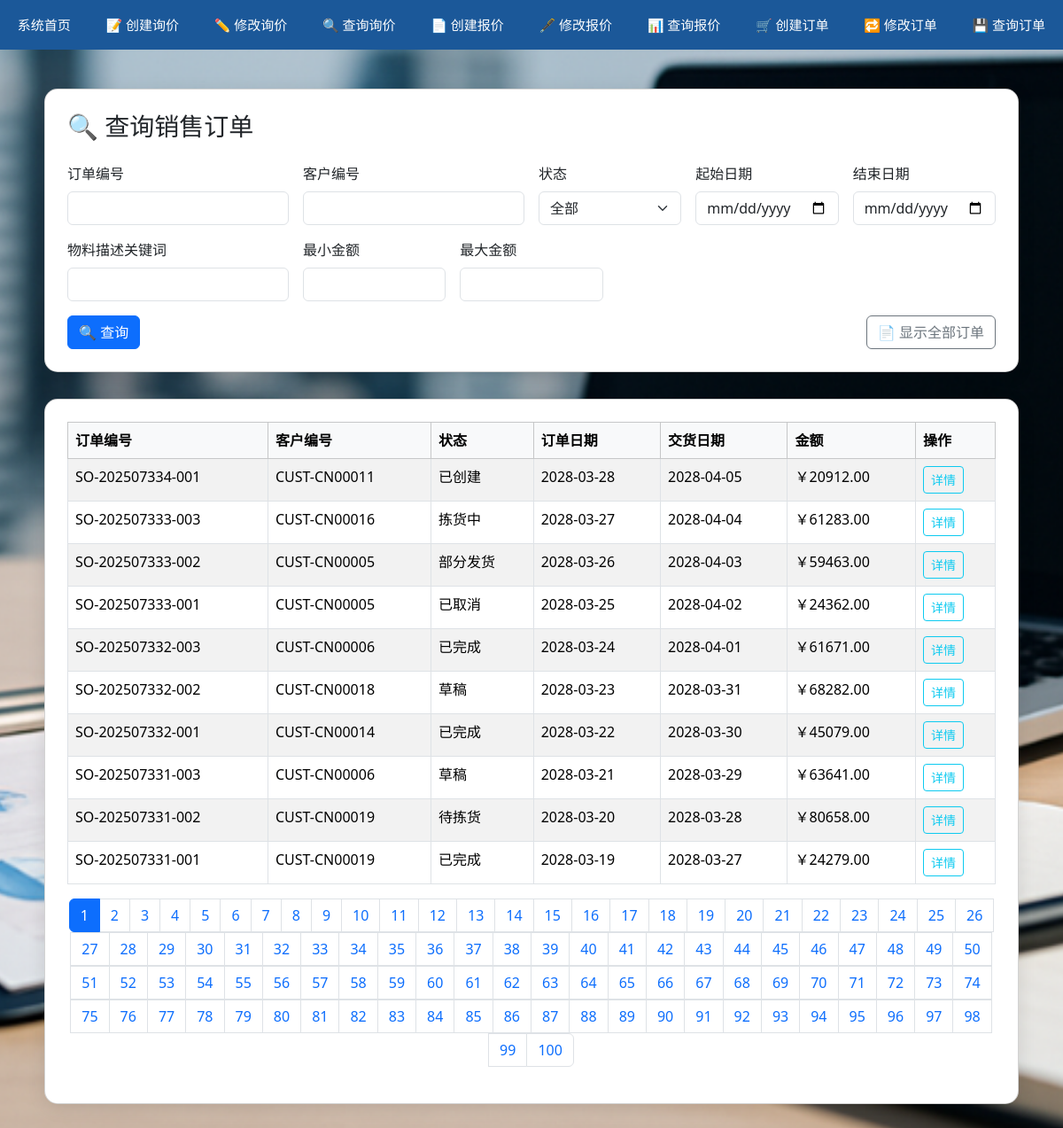
The page /order/query-order on the database as committed earlier.
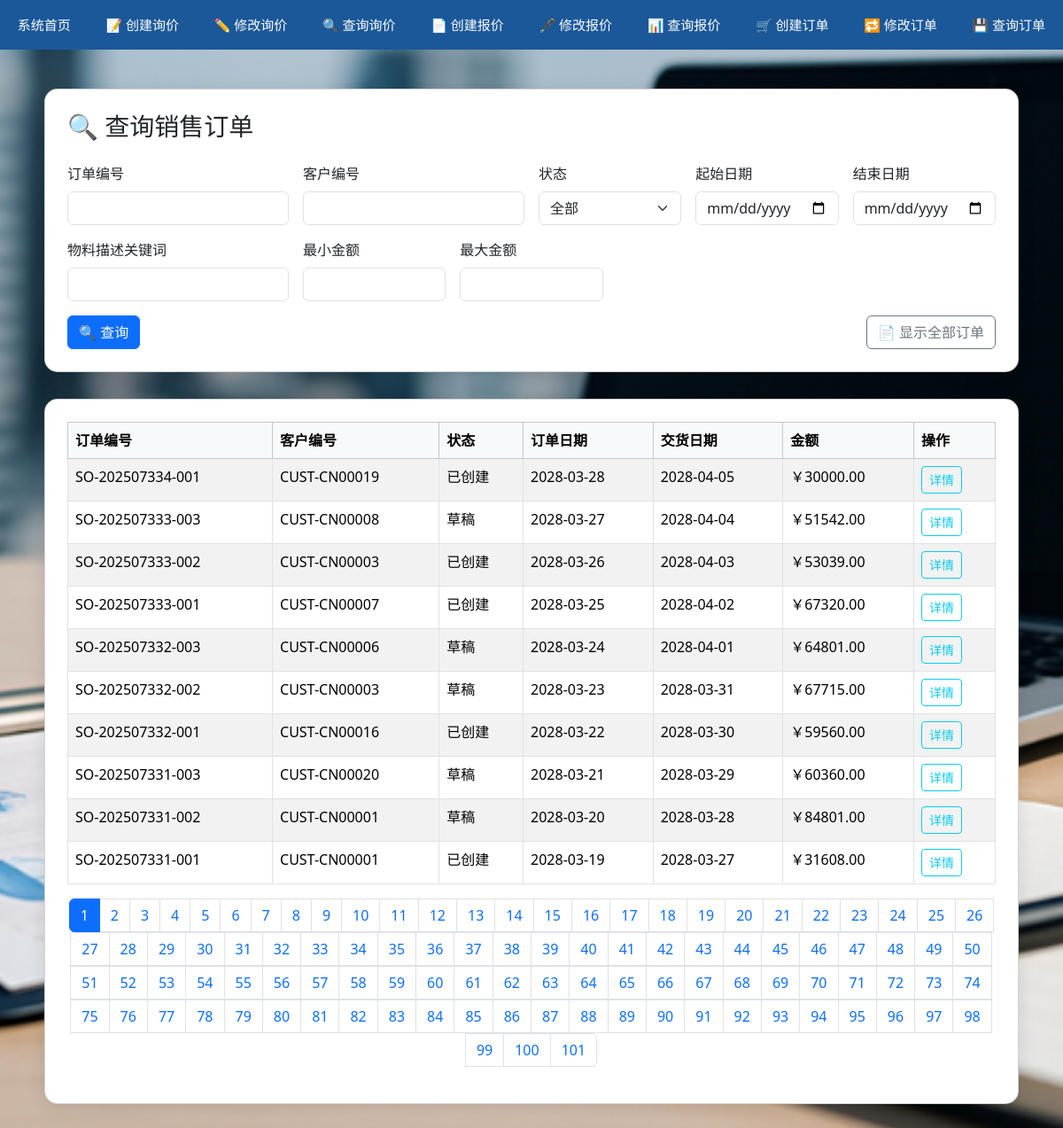
The same page on the database as committed later.
### order/models.py (models this page shows)
class SalesOrder(db.Model):
    __tablename__ = 'SalesOrder'
    sales_order_id = db.Column(db.String(255), primary_key=True)
    customer_id = db.Column(db.String(255), nullable=False)
    quotation_id = db.Column(db.String(255))
    order_date = db.Column(db.DateTime, nullable=False)
    required_delivery_date = db.Column(db.Date, nullable=False)
    status = db.Column(db.String(255))
    total_amount = db.Column(db.Numeric, nullable=False)
    credit_check_result = db.Column(db.String(255))
    remarks = db.Column(db.String(255))
    items = db.relationship('OrderItem', backref='order', lazy=True, cascade="all, delete-orphan")

### order/views.py (the view)
@order_bp.route('/query-order', methods=['GET', 'POST'])
def query_order():
    page = int(request.args.get('page', 1))
    per_page = 10
    form = request.form if request.method == 'POST' else request.args
    show_all = form.get('show_all') == '1'
    query = SalesOrder.query.options(joinedload(SalesOrder.items))
    if not show_all:
        if form.get('sales_order_id'):
            query = query.filter(SalesOrder.sales_order_id.like(f"%{form.get('sales_order_id')}%"))
        if form.get('customer_id'):
            query = query.filter(SalesOrder.customer_id.like(f"%{form.get('customer_id')}%"))
        if form.get('status') and form.get('status') != '全部':
            query = query.filter(SalesOrder.status == form.get('status'))
        if form.get('date_from'):
            query = query.filter(SalesOrder.order_date >= form.get('date_from'))
        if form.get('date_to'):
            query = query.filter(SalesOrder.order_date <= form.get('date_to'))
        if form.get('min_total'):
            query = query.filter(SalesOrder.total_amount >= float(form.get('min_total')))
        if form.get('max_total'):
            query = query.filter(SalesOrder.total_amount <= float(form.get('max_total')))
        if form.get('material_keyword'):
            query = query.join(SalesOrder.items).join(OrderItem.material).filter(
                Material.description.ilike(f"%{form.get('material_keyword')}%")
            ).distinct()
    total = query.count()
    orders = query.order_by(SalesOrder.order_date.desc()).offset((page - 1) * per_page).limit(per_page).all()
    total_pages = ceil(total / per_page)
    return render_template('order/query_order.html',
                           orders=orders,
                           page=page,
                           total_pages=total_pages,
                           form_data=form)

### templates/order/query_order.html (shortened to what this page needs)
<!DOCTYPE html>
<html lang="zh">
<head>
  <link href="https://cdn.jsdelivr.net/npm/bootstrap@5.3.3/dist/css/bootstrap.min.css" rel="stylesheet">
</head>
<body>
 <nav style="position: fixed; top: 0; left: 0; right: 0; height: 56px; background: #1b5899; color: white; display: flex; align-items: center; justify-content: space-around; z-index: 9999; font-family: 'Segoe UI', sans-serif; font-size: 15px;">
  <a href="/dashboard" style="color: white; text-decoration: none;">系统首页</a>
  <a href="/order/create-inquiry" style="color: white; text-decoration: none;">📝 创建询价</a>
  <a href="/order/edit-inquiry" style="color: white; text-decoration: none;">✏️ 修改询价</a>
  <a href="/order/query-inquiry" style="color: white; text-decoration: none;">🔍 查询询价</a>
  <a href="/order/create-quote" style="color: white; text-decoration: none;">📄 创建报价</a>
  <a href="/order/edit-quote" style="color: white; text-decoration: none;">🖋️ 修改报价</a>
  <a href="/order/query-quote" style="color: white; text-decoration: none;">📊 查询报价</a>
  <a href="/order/create-order" style="color: white; text-decoration: none;">🛒 创建订单</a>
  <a href="/order/edit-order" style="color: white; text-decoration: none;">🔁 修改订单</a>
  <a href="/order/query-order" style="color: white; text-decoration: none;">💾 查询订单</a>
</nav>
<div class="container">
  <div class="card">
    <h3 class="mb-4">🔍 查询销售订单</h3>
    <form method="POST" class="row g-3">
      <div class="col-md-3">
        <label class="form-label">订单编号</label>
        <input type="text" name="sales_order_id" value="{{ form_data.sales_order_id or '' }}" class="form-control">
      </div>
      <div class="col-md-3">
        <label class="form-label">客户编号</label>
        <input type="text" name="customer_id" value="{{ form_data.customer_id or '' }}" class="form-control">
      </div>
      <div class="col-md-2">
        <label class="form-label">状态</label>
        <select name="status" class="form-select">
          <option {% if not form_data.status or form_data.status == '全部' %}selected{% endif %}>全部</option>
        </select>
      </div>
      <div class="col-md-2">
        <label class="form-label">起始日期</label>
        <input type="date" name="date_from" value="{{ form_data.date_from or '' }}" class="form-control">
      </div>
      <div class="col-md-2">
        <label class="form-label">结束日期</label>
        <input type="date" name="date_to" value="{{ form_data.date_to or '' }}" class="form-control">
      </div>
      <div class="col-md-3">
        <label class="form-label">物料描述关键词</label>
        <input type="text" name="material_keyword" value="{{ form_data.material_keyword or '' }}" class="form-control">
      </div>
      <div class="col-md-2">
        <label class="form-label">最小金额</label>
        <input type="number" step="0.01" name="min_total" value="{{ form_data.min_total or '' }}" class="form-control">
      </div>
      <div class="col-md-2">
        <label class="form-label">最大金额</label>
        <input type="number" step="0.01" name="max_total" value="{{ form_data.max_total or '' }}" class="form-control">
      </div>
      <div class="col-12 d-flex justify-content-between">
        <button type="submit" class="btn btn-primary">🔍 查询</button>
        <button type="submit" name="show_all" value="1" class="btn btn-outline-secondary">📄 显示全部订单</button>
      </div>
    </form>
  </div>
  {% if orders is not none %}
    {% if orders %}
      <div class="card mt-4">
        <table class="table table-bordered table-hover table-striped">
          <thead class="table-light">
          <tr>
            <th>订单编号</th>
            <th>客户编号</th>
            <th>状态</th>
            <th>订单日期</th>
            <th>交货日期</th>
            <th>金额</th>
            <th>操作</th>
          </tr>
          </thead>
          <tbody>
          {% for order in orders %}
            <tr>
              <td>{{ order.sales_order_id }}</td>
              <td>{{ order.customer_id }}</td>
              <td>{{ order.status }}</td>
              <td>{{ order.order_date.strftime('%Y-%m-%d') }}</td>
              <td>{{ order.required_delivery_date.strftime('%Y-%m-%d') }}</td>
              <td>￥{{ '%.2f' % order.total_amount }}</td>
              <td>
                <a href="{{ url_for('order.order_detail', sales_order_id=order.sales_order_id) }}" class="btn btn-sm btn-outline-info">详情</a>
              </td>
            </tr>
          {% endfor %}
          </tbody>
        </table>
        <nav>
         <nav>
          <ul class="pagination justify-content-center flex-wrap">
            {% for p in range(1, total_pages + 1) %}
              <li class="page-item {% if p == page %}active{% endif %}">
                <a class="page-link"
                   href="{{ url_for('order.query_order', page=p,
                     sales_order_id=form_data.sales_order_id,
                     customer_id=form_data.customer_id,
                     status=form_data.status,
                     date_from=form_data.date_from,
                     date_to=form_data.date_to,
                     material_keyword=form_data.material_keyword,
                     min_total=form_data.min_total,
                     max_total=form_data.max_total,
                     show_all='1' if request.form.get('show_all') or request.args.get('show_all') else '') }}">{{ p }}</a>
              </li>
            {% endfor %}
          </ul>
        </nav>
      </div>
    {% else %}
      <div class="alert alert-warning mt-4">⚠️ 没有找到符合条件的订单。</div>
    {% endif %}
  {% endif %}
</div>
</body>
</html>

### templates/order/query_order.html (style rules this page uses)
body { padding-top: 70px; background: url('/static/order_background.png') no-repeat center center fixed; background-size: cover; font-family: 'Segoe UI', sans-serif; }
.card { max-width: 1100px; margin: 30px auto; border-radius: 15px; box-shadow: 0 4px 20px rgba(0,0,0,0.1); padding: 25px; }
.table-striped > tbody > tr:nth-child(odd) { background-color: #f9f9f9; }

Rows that differ between the two databases and show on the page:
changed SalesOrder "SO-202507334-001": customer_id "CUST-CN00011" → "CUST-CN00019"; total_amount "20912.00" → "30000.00"
changed SalesOrder "SO-202507333-003": customer_id "CUST-CN00016" → "CUST-CN00008"; status "拣货中" → "草稿"; total_amount "61283.00" → "51542.00"
changed SalesOrder "SO-202507333-002": customer_id "CUST-CN00005" → "CUST-CN00003"; status "部分发货" → "已创建"; total_amount "59463.00" → "53039.00"
changed SalesOrder "SO-202507333-001": customer_id "CUST-CN00005" → "CUST-CN00007"; status "已取消" → "已创建"; total_amount "24362.00" → "67320.00"
changed SalesOrder "SO-202507332-003": status "已完成" → "草稿"; total_amount "61671.00" → "64801.00"
changed SalesOrder "SO-202507332-002": customer_id "CUST-CN00018" → "CUST-CN00003"; total_amount "68282.00" → "67715.00"
changed SalesOrder "SO-202507332-001": customer_id "CUST-CN00014" → "CUST-CN00016"; status "已完成" → "已创建"; total_amount "45079.00" → "59560.00"
changed SalesOrder "SO-202507331-003": customer_id "CUST-CN00006" → "CUST-CN00020"; total_amount "63641.00" → "60360.00"
changed SalesOrder "SO-202507331-002": customer_id "CUST-CN00019" → "CUST-CN00001"; status "待拣货" → "草稿"; total_amount "80658.00" → "84801.00"
changed SalesOrder "SO-202507331-001": customer_id "CUST-CN00019" → "CUST-CN00001"; status "已完成" → "已创建"; total_amount "24279.00" → "31608.00"
Other text that changed with them:
new list line: "101"
